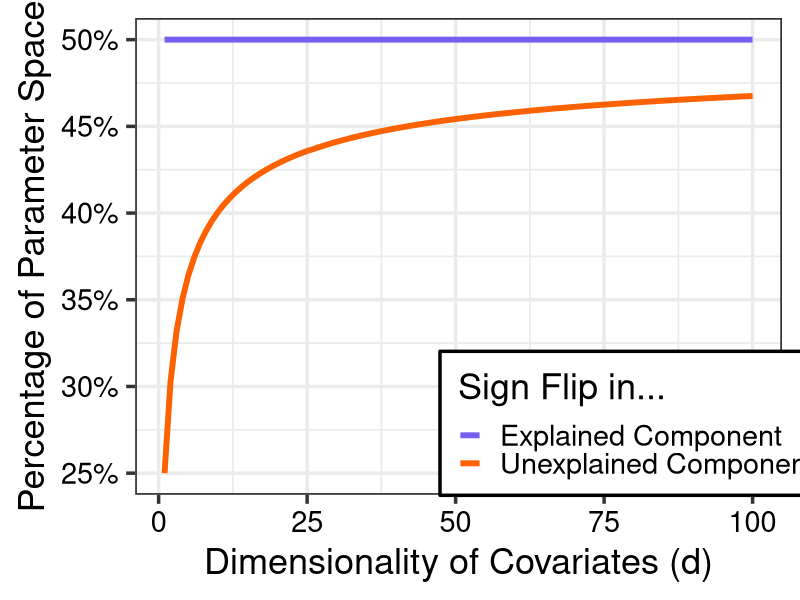

Write R code to recreate this figure.
# Libraries ---------------------------------------------------------------
library(here)
library(tidyr)
library(dplyr)
library(purrr)
library(glue)
library(ggplot2)

# Helpers -----------------------------------------------------------------
pirwinhall = function(x, n) {
  if (n > 50) {
    pirwinhall_approx(x, n)
  } else {
    pirwinhall_exact(x, n)
  }
}

pirwinhall_exact = function(x, n) {
  
  sapply(x, 
         \(xx) {
           k = seq(0, floor(xx))
           sum((-1)**k * choose(n, k) * (xx - k)**n) / factorial(n)
         })
}

pirwinhall_approx = function(x, n) {
  pnorm(x, mean = n / 2, sd = sqrt(n / 12))
}

dirwinhall = function(x, n) {
  if (n > 50) {
    dirwinhall_approx(x, n)
  } else {
    dirwinhall_exact(x, n)
  }
}

dirwinhall_exact = function(x, n) {
  
  sapply(x, 
         \(xx) {
           k = seq(0, floor(xx))
           sum((-1)**k * choose(n, k) * (xx - k)**{n-1}) / factorial(n-1)
         })
}

dirwinhall_approx = function(x, n) {
  dnorm(x, mean = n / 2, sd = sqrt(n / 12))
}


pr_signflip = function(d, m) {
  
  lower = integrate(\(i) (1 - pirwinhall(x = d + 1 - i, n = 2*d)) * dirwinhall(x = i, n = 2),
                    lower = 0,
                    upper = 1)$value
  
  upper = integrate(\(i) pirwinhall(x = d + 1 - i, n = 2*d) * dirwinhall(x = i, n = 2),
                    lower = 1,
                    upper = 2)$value
  
  lower + upper
}


# Setup --------------------------------------------------------------------
design = tidyr::crossing(d = 1:100,
                         m = 10)
tb = dplyr::mutate(design,
                   pr_unexplained = purrr::pmap_dbl(design, pr_signflip),
                   pr_explained   = 0.5) |> 
  pivot_longer(c(pr_explained, pr_unexplained),
               names_prefix = 'pr_',
               names_to = 'component',
               values_to = 'pr') |> 
  mutate(component = ifelse(component == 'explained',
                            'Explained Component',
                            'Unexplained Component'))


# Plot ---------------------------------------------------------------------
gg = ggplot(tb,
            aes(x = d, y = pr, color = component)) +
  labs(x     = "Dimensionality of Covariates (d)",
       y     = "Percentage of Parameter Space",
       color = "Sign Flip in...") +
  theme_bw(base_size = 26) +
  theme(axis.text       = element_text(color = 'black'),
        legend.position = "inside",
        legend.position.inside = c(0.775, 0.15),
        legend.background = element_rect(colour = "black")) +
  scale_color_manual(values = c('Explained Component'   = '#785EF0',
                                'Unexplained Component' = '#FE6100')) +
  scale_y_continuous(labels = scales::percent) +
  geom_line(linewidth = 2)

ggsave(here('Sections', 'Figures', 'prob_unexplained.pdf'),
       gg, 
       width = 11, height = 8, units = "in")
